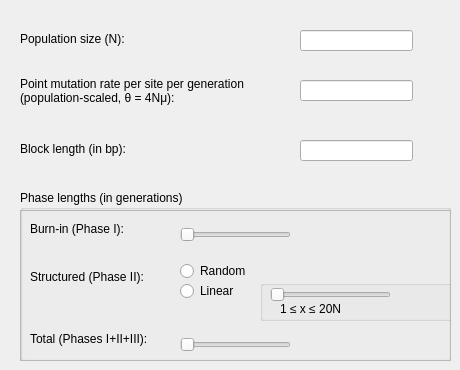
    <widget class="QWidget" name="tab_2">
     <attribute name="title">
      <string>Main</string>
     </attribute>
     <widget class="QLabel" name="label_6">
      <property name="geometry">
       <rect>
        <x>20</x>
        <y>30</y>
        <width>121</width>
        <height>17</height>
       </rect>
      </property>
      <property name="text">
       <string>Population size (N):</string>
      </property>
     </widget>
     <widget class="QLabel" name="label_8">
      <property name="geometry">
       <rect>
        <x>20</x>
        <y>60</y>
        <width>261</width>
        <height>61</height>
       </rect>
      </property>
      <property name="text">
       <string>Point mutation rate per site per generation                  (population-scaled, θ = 4Nμ):</string>
      </property>
      <property name="wordWrap">
       <bool>true</bool>
      </property>
     </widget>
     <widget class="QLabel" name="label_9">
      <property name="geometry">
       <rect>
        <x>20</x>
        <y>140</y>
        <width>131</width>
        <height>17</height>
       </rect>
      </property>
      <property name="text">
       <string>Block length (in bp):</string>
      </property>
     </widget>
     <widget class="QLineEdit" name="N">
      <property name="geometry">
       <rect>
        <x>300</x>
        <y>30</y>
        <width>113</width>
        <height>21</height>
       </rect>
      </property>
     </widget>
     <widget class="QLineEdit" name="theta">
      <property name="geometry">
       <rect>
        <x>300</x>
        <y>80</y>
        <width>113</width>
        <height>21</height>
       </rect>
      </property>
     </widget>
     <widget class="QLineEdit" name="blocklength">
      <property name="geometry">
       <rect>
        <x>300</x>
        <y>140</y>
        <width>113</width>
        <height>21</height>
       </rect>
      </property>
     </widget>
     <widget class="QGroupBox" name="groupBox">
      <property name="geometry">
       <rect>
        <x>20</x>
        <y>190</y>
        <width>431</width>
        <height>171</height>
       </rect>
      </property>
      <property name="title">
       <string>Phase lengths (in generations)</string>
      </property>
      <widget class="QFrame" name="frame">
       <property name="geometry">
        <rect>
         <x>0</x>
         <y>20</y>
         <width>431</width>
         <height>151</height>
        </rect>
       </property>
       <property name="frameShape">
        <enum>QFrame::StyledPanel</enum>
       </property>
       <property name="frameShadow">
        <enum>QFrame::Raised</enum>
       </property>
       <widget class="QLabel" name="label_10">
        <property name="geometry">
         <rect>
          <x>10</x>
          <y>10</y>
          <width>191</width>
          <height>17</height>
         </rect>
        </property>
        <property name="text">
         <string>Burn-in (Phase I):</string>
        </property>
       </widget>
       <widget class="QLabel" name="total_label">
        <property name="geometry">
         <rect>
          <x>10</x>
          <y>120</y>
          <width>151</width>
          <height>17</height>
         </rect>
        </property>
        <property name="text">
         <string>Total (Phases I+II+III):</string>
        </property>
       </widget>
       <widget class="QLabel" name="label_12">
        <property name="geometry">
         <rect>
          <x>10</x>
          <y>46</y>
          <width>131</width>
          <height>41</height>
         </rect>
        </property>
        <property name="text">
         <string>Structured (Phase II):</string>
        </property>
        <property name="wordWrap">
         <bool>true</bool>
        </property>
       </widget>
       <widget class="QRadioButton" name="radioButton">
        <property name="geometry">
         <rect>
          <x>160</x>
          <y>50</y>
          <width>81</width>
          <height>22</height>
         </rect>
        </property>
        <property name="text">
         <string>Random</string>
        </property>
       </widget>
       <widget class="QRadioButton" name="fixlinearRadioButton">
        <property name="geometry">
         <rect>
          <x>160</x>
          <y>70</y>
          <width>71</width>
          <height>22</height>
         </rect>
        </property>
        <property name="text">
         <string>Linear</string>
        </property>
       </widget>
       <widget class="QGroupBox" name="fixgroupslider">
        <property name="geometry">
         <rect>
          <x>240</x>
          <y>70</y>
          <width>221</width>
          <height>41</height>
         </rect>
        </property>
        <property name="title">
         <string/>
        </property>
        <widget class="QSlider" name="fixlinearslider">
         <property name="geometry">
          <rect>
           <x>10</x>
           <y>0</y>
           <width>121</width>
           <height>29</height>
          </rect>
         </property>
         <property name="minimumSize">
          <size>
           <width>0</width>
           <height>0</height>
          </size>
         </property>
         <property name="baseSize">
          <size>
           <width>0</width>
           <height>0</height>
          </size>
         </property>
         <property name="minimum">
          <number>1</number>
         </property>
         <property name="maximum">
          <number>1</number>
         </property>
         <property name="orientation">
          <enum>Qt::Horizontal</enum>
         </property>
        </widget>
        <widget class="QLabel" name="label_22">
         <property name="geometry">
          <rect>
           <x>20</x>
           <y>20</y>
           <width>91</width>
           <height>17</height>
          </rect>
         </property>
         <property name="text">
          <string>1 ≤ x ≤ 20N</string>
         </property>
        </widget>
        <widget class="QLabel" name="fixlinearlabel">
         <property name="geometry">
          <rect>
           <x>130</x>
           <y>0</y>
           <width>41</width>
           <height>31</height>
          </rect>
         </property>
         <property name="minimumSize">
          <size>
           <width>40</width>
           <height>0</height>
          </size>
         </property>
         <property name="text">
          <string/>
         </property>
        </widget>
       </widget>
       <widget class="QSlider" name="burnin_slider">
        <property name="geometry">
         <rect>
          <x>160</x>
          <y>10</y>
          <width>111</width>
          <height>29</height>
         </rect>
        </property>
        <property name="orientation">
         <enum>Qt::Horizontal</enum>
        </property>
       </widget>
       <widget class="QSlider" name="total_slider">
        <property name="geometry">
         <rect>
          <x>160</x>
          <y>120</y>
          <width>111</width>
          <height>29</height>
         </rect>
        </property>
        <property name="orientation">
         <enum>Qt::Horizontal</enum>
        </property>
       </widget>
       <widget class="QLabel" name="burnin_label">
        <property name="geometry">
         <rect>
          <x>300</x>
          <y>10</y>
          <width>67</width>
          <height>17</height>
         </rect>
        </property>
        <property name="text">
         <string/>
        </property>
       </widget>
       <widget class="QLabel" name="total_label_2">
        <property name="geometry">
         <rect>
          <x>280</x>
          <y>120</y>
          <width>67</width>
          <height>17</height>
         </rect>
        </property>
        <property name="text">
         <string/>
        </property>
       </widget>
      </widget>
     </widget>
    </widget>
